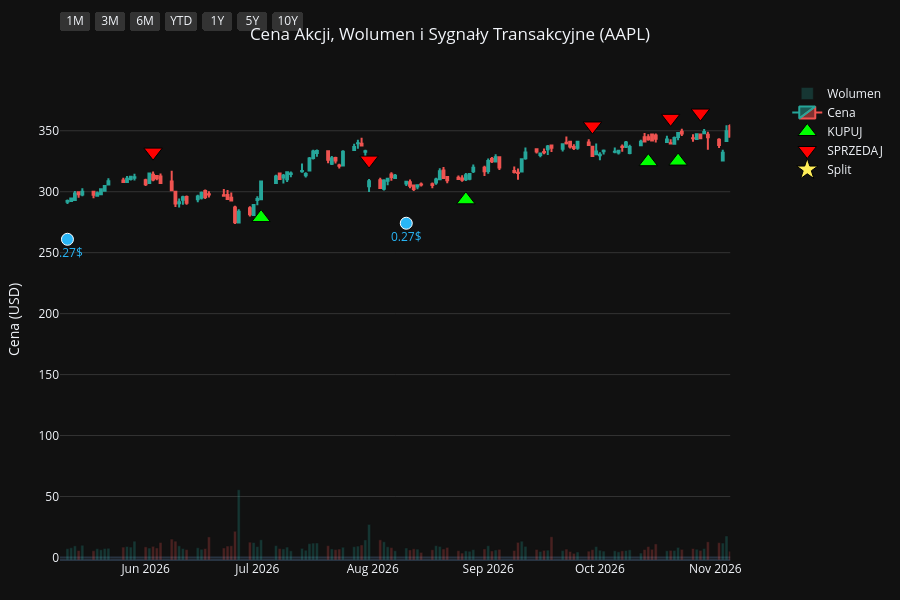
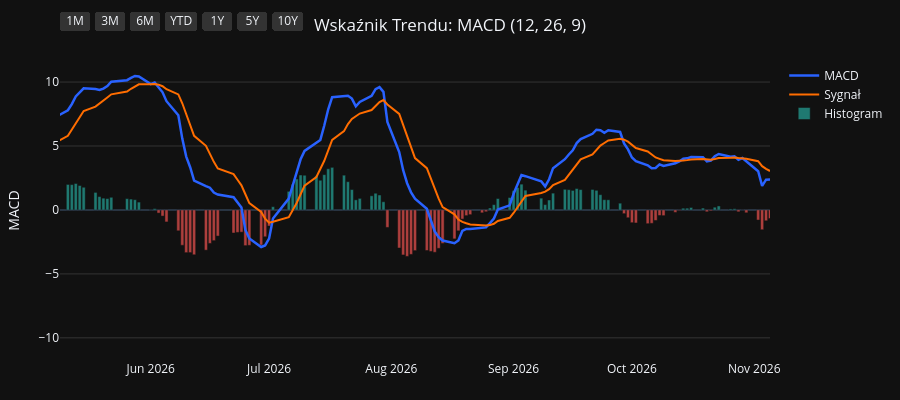
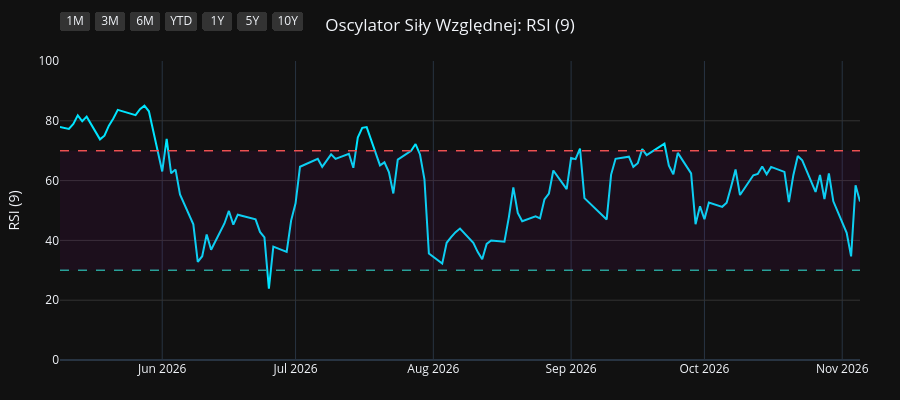
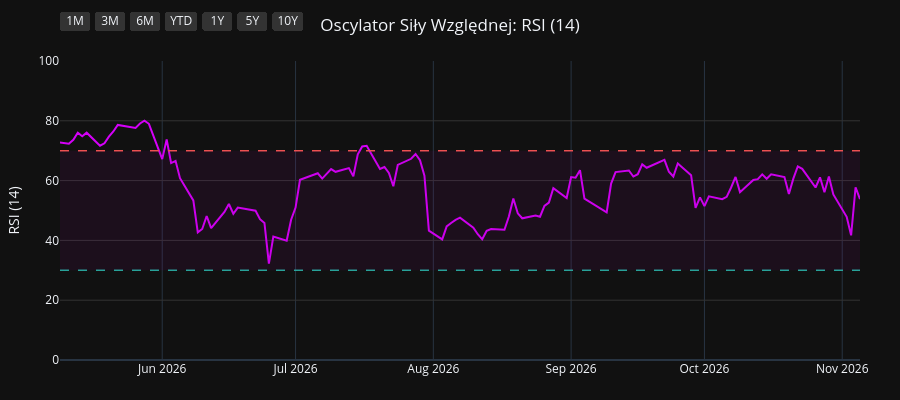

Notebook code cell kept with these figures, in order:
### Code cell
import os
import yfinance as yf
import pandas as pd
import pandas_ta as ta
import plotly.graph_objects as go
from plotly.subplots import make_subplots

# 1. Pobranie i przygotowanie danych
symbol = os.environ.get("STOCK_TICKER", "").strip().upper()
if not symbol:
    raise RuntimeError("Set STOCK_TICKER before running price_extractor.ipynb")
df = yf.Ticker(symbol).history(period="10y")
df.index = df.index.tz_localize(None)

# Wskaźniki i sygnały
df.ta.macd(fast=12, slow=26, signal=9, append=True)
df.ta.rsi(length=9, append=True)
df.ta.rsi(length=14, append=True)
df.ta.rsi(length=21, append=True)
df.dropna(inplace=True)

macd = df['MACD_12_26_9']
signal = df['MACDs_12_26_9']
wczorajszy_macd = macd.shift(1)
wczorajszy_signal = signal.shift(1)

df['Decyzja'] = 'BRAK'
df.loc[(macd > signal) & (wczorajszy_macd <= wczorajszy_signal), 'Decyzja'] = 'KUPUJ'
df.loc[(macd < signal) & (wczorajszy_macd >= wczorajszy_signal), 'Decyzja'] = 'SPRZEDAJ'

df_kupuj = df[df['Decyzja'] == 'KUPUJ']
df_sprzedaj = df[df['Decyzja'] == 'SPRZEDAJ']
df_dywidendy = df[df['Dividends'] > 0]
df_splity = df[df['Stock Splits'] > 0]

# Wspólna konfiguracja osi X
konfiguracja_osi_x = dict(
    type="date",
    showspikes=True, spikemode="across", spikesnap="cursor", spikedash="dot", spikecolor="#ffffff", spikethickness=1, hoverformat="%Y-%m-%d",
    rangeselector=dict(
        buttons=list([
            dict(count=1, label="1M", step="month", stepmode="backward"),
            dict(count=3, label="3M", step="month", stepmode="backward"),
            dict(count=6, label="6M", step="month", stepmode="backward"),
            dict(count=1, label="YTD", step="year", stepmode="todate"),
            dict(count=1, label="1Y", step="year", stepmode="backward"),
            dict(count=5, label="5Y", step="year", stepmode="backward"),
            dict(step="all", label="10Y")
        ]),
        bgcolor="#333333", activecolor="#2962ff", x=0, y=1.1
    )
)

# ==========================================
# WYKRES 1: CENA + WOLUMEN + SYGNAŁY
# ==========================================
fig1 = make_subplots(specs=[[{"secondary_y": True}]])

kolory_wolumenu = ['#26a69a' if row['Close'] >= row['Open'] else '#ef5350' for index, row in df.iterrows()]
fig1.add_trace(go.Bar(x=df.index, y=df['Volume'], marker_color=kolory_wolumenu, opacity=0.25, name='Wolumen'), secondary_y=True)
fig1.add_trace(go.Candlestick(x=df.index, open=df['Open'], high=df['High'], low=df['Low'], close=df['Close'], name='Cena', increasing_line_color='#26a69a', decreasing_line_color='#ef5350'), secondary_y=False)
fig1.add_trace(go.Scatter(x=df_kupuj.index, y=df_kupuj['Low'] * 0.95, customdata=df_kupuj[['Low', 'High']], mode='markers', marker=dict(symbol='triangle-up', size=16, color='#00ff00', line=dict(width=1, color='black')), name='KUPUJ', hovertemplate='KUPUJ<br>Najniższa: %{customdata[0]:.2f}<br>Najwyższa: %{customdata[1]:.2f}<extra></extra>'), secondary_y=False)
fig1.add_trace(go.Scatter(x=df_sprzedaj.index, y=df_sprzedaj['High'] * 1.05, customdata=df_sprzedaj[['Low', 'High']], mode='markers', marker=dict(symbol='triangle-down', size=16, color='#ff0000', line=dict(width=1, color='black')), name='SPRZEDAJ', hovertemplate='SPRZEDAJ<br>Najniższa: %{customdata[0]:.2f}<br>Najwyższa: %{customdata[1]:.2f}<extra></extra>'), secondary_y=False)

if not df_dywidendy.empty:
    fig1.add_trace(go.Scatter(x=df_dywidendy.index, y=df_dywidendy['Low'] * 0.90, mode='markers+text', marker=dict(symbol='circle', size=12, color='#29b6f6', line=dict(width=1, color='white')), text=df_dywidendy['Dividends'].apply(lambda x: f"{x}$"), textposition="bottom center", name='Dywidenda', showlegend=False, hovertemplate='Dywidenda: %{text}<extra></extra>', textfont=dict(color="#29b6f6")), secondary_y=False)
if not df_splity.empty:
                    fig1.add_trace(go.Scatter(x=df_splity.index, y=df_splity['High'], mode='markers+text', marker=dict(symbol='star', size=16, color='#ffee58', line=dict(width=1, color='black')), text=df_splity['Stock Splits'].apply(lambda x: f"{x:g}:1" if x >= 1 else f"1:{1 / x:g}"), textposition="top center", name='Split', hovertemplate='%{text}<extra></extra>', textfont=dict(color="#ffee58")), secondary_y=False)

fig1.update_layout(title=dict(text=f"Cena Akcji, Wolumen i Sygnały Transakcyjne ({symbol})", x=0.5, xanchor='center'), dragmode='pan', xaxis_rangeslider_visible=False, template='plotly_dark', height=600, hovermode='x unified', margin=dict(l=60, r=40, t=60, b=40))
fig1.update_xaxes(**konfiguracja_osi_x)
fig1.update_xaxes(range=[df.index.max() - pd.Timedelta(days=180), df.index.max()])
fig1.update_yaxes(title_text="Cena (USD)", secondary_y=False, gridcolor='#333333')
fig1.update_yaxes(range=[0, df['Volume'].max() * 4], showgrid=False, showticklabels=False, secondary_y=True)
fig1.show(config={'scrollZoom': True})

# ==========================================
# WYKRES 2: WSKAŹNIK MACD
# ==========================================
fig2 = go.Figure()
fig2.add_trace(go.Scatter(x=df.index, y=df['MACD_12_26_9'], line=dict(color='#2962ff', width=2.5), name='MACD'))
fig2.add_trace(go.Scatter(x=df.index, y=df['MACDs_12_26_9'], line=dict(color='#ff6d00', width=2), name='Sygnał'))
kolory_macd = ['#26a69a' if val >= 0 else '#ef5350' for val in df['MACDh_12_26_9']]
fig2.add_trace(go.Bar(x=df.index, y=df['MACDh_12_26_9'], marker_color=kolory_macd, name='Histogram', opacity=0.7))
fig2.update_layout(title=dict(text="Wskaźnik Trendu: MACD (12, 26, 9)", x=0.5, xanchor='center'), dragmode='pan', xaxis_rangeslider_visible=False, template='plotly_dark', height=400, hovermode='x unified', margin=dict(l=60, r=40, t=60, b=40))
fig2.update_xaxes(**konfiguracja_osi_x)
fig2.update_xaxes(range=[df.index.max() - pd.Timedelta(days=180), df.index.max()])
fig2.update_yaxes(title_text="MACD", gridcolor='#333333')
fig2.show(config={'scrollZoom': True})

# ==========================================
# WYKRES 3: OSCYLATOR RSI (9)
# ==========================================
fig3 = go.Figure()
fig3.add_trace(go.Scatter(x=df.index, y=df['RSI_9'], line=dict(color='#00e5ff', width=2), name='RSI (9)'))
fig3.add_hline(y=70, line_dash="dash", line_color="#ef5350", line_width=1.5)
fig3.add_hline(y=30, line_dash="dash", line_color="#26a69a", line_width=1.5)
fig3.add_hrect(y0=30, y1=70, line_width=0, fillcolor="purple", opacity=0.1)
fig3.update_layout(title=dict(text="Oscylator Siły Względnej: RSI (9)", x=0.5, xanchor='center'), dragmode='pan', xaxis_rangeslider_visible=False, template='plotly_dark', height=400, hovermode='x unified', margin=dict(l=60, r=40, t=60, b=40))
fig3.update_xaxes(**konfiguracja_osi_x)
fig3.update_xaxes(range=[df.index.max() - pd.Timedelta(days=180), df.index.max()])
fig3.update_yaxes(title_text="RSI (9)", range=[0, 100], gridcolor='#333333')
fig3.show(config={'scrollZoom': True})

# ==========================================
# WYKRES 4: OSCYLATOR RSI (14)
# ==========================================
fig4 = go.Figure()
fig4.add_trace(go.Scatter(x=df.index, y=df['RSI_14'], line=dict(color='#d500f9', width=2), name='RSI (14)'))
fig4.add_hline(y=70, line_dash="dash", line_color="#ef5350", line_width=1.5)
fig4.add_hline(y=30, line_dash="dash", line_color="#26a69a", line_width=1.5)
fig4.add_hrect(y0=30, y1=70, line_width=0, fillcolor="purple", opacity=0.1)
fig4.update_layout(title=dict(text="Oscylator Siły Względnej: RSI (14)", x=0.5, xanchor='center'), dragmode='pan', xaxis_rangeslider_visible=False, template='plotly_dark', height=400, hovermode='x unified', margin=dict(l=60, r=40, t=60, b=40))
fig4.update_xaxes(**konfiguracja_osi_x)
fig4.update_xaxes(range=[df.index.max() - pd.Timedelta(days=180), df.index.max()])
fig4.update_yaxes(title_text="RSI (14)", range=[0, 100], gridcolor='#333333')
fig4.show(config={'scrollZoom': True})

# ==========================================
# WYKRES 5: OSCYLATOR RSI (21)
# ==========================================
fig5 = go.Figure()
fig5.add_trace(go.Scatter(x=df.index, y=df['RSI_21'], line=dict(color='#64dd17', width=2), name='RSI (21)'))
fig5.add_hline(y=70, line_dash="dash", line_color="#ef5350", line_width=1.5)
fig5.add_hline(y=30, line_dash="dash", line_color="#26a69a", line_width=1.5)
fig5.add_hrect(y0=30, y1=70, line_width=0, fillcolor="purple", opacity=0.1)
fig5.update_layout(title=dict(text="Oscylator Siły Względnej: RSI (21)", x=0.5, xanchor='center'), dragmode='pan', xaxis_rangeslider_visible=False, template='plotly_dark', height=400, hovermode='x unified', margin=dict(l=60, r=40, t=60, b=40))
fig5.update_xaxes(**konfiguracja_osi_x)
fig5.update_xaxes(range=[df.index.max() - pd.Timedelta(days=180), df.index.max()])
fig5.update_yaxes(title_text="RSI (21)", range=[0, 100], gridcolor='#333333')
fig5.show(config={'scrollZoom': True})

### Figure 1 — Plotly figure (JSON) as saved in the notebook; plotly's stock layout.template omitted (floating-point values rounded to 4 significant figures; data arrays with more than 128 entries replaced by an {"elided": "..."} marker saying what was removed)
{"data": [{"marker": {"color": {"elided": "2480 str values"}}, "name": "Wolumen", "opacity": 0.25, "type": "bar", "x": {"elided": "2480 str values"}, "xaxis": "x", "y": {"elided": "2480 int values"}, "yaxis": "y2"}, {"close": {"elided": "2480 float values"}, "decreasing": {"line": {"color": "#ef5350"}}, "high": {"elided": "2480 float values"}, "increasing": {"line": {"color": "#26a69a"}}, "low": {"elided": "2480 float values"}, "name": "Cena", "open": {"elided": "2480 float values"}, "type": "candlestick", "x": {"elided": "2480 str values"}, "xaxis": "x", "yaxis": "y"}, {"customdata": {"elided": "91x2 float values"}, "hovertemplate": "KUPUJ<br>Najniższa: %{customdata[0]:.2f}<br>Najwyższa: %{customdata[1]:.2f}<extra></extra>", "marker": {"color": "#00ff00", "line": {"color": "black", "width": 1}, "size": 16, "symbol": "triangle-up"}, "mode": "markers", "name": "KUPUJ", "type": "scatter", "x": ["2017-01-10T00:00:00", "2017-01-25T00:00:00", "2017-02-01T00:00:00", "2017-05-01T00:00:00", "2017-07-10T00:00:00", "2017-08-29T00:00:00", "2017-10-06T00:00:00", "2017-12-18T00:00:00", "2018-01-08T00:00:00", "2018-02-14T00:00:00", "2018-04-10T00:00:00", "2018-05-02T00:00:00", "2018-06-06T00:00:00", "2018-07-09T00:00:00", "2018-08-01T00:00:00", "2018-10-02T00:00:00", "2018-12-03T00:00:00", "2018-12-12T00:00:00", "2018-12-28T00:00:00", "2019-03-12T00:00:00", "2019-04-02T00:00:00", "2019-04-18T00:00:00", "2019-06-06T00:00:00", "2019-07-23T00:00:00", "2019-08-19T00:00:00", "2019-09-05T00:00:00", "2019-10-07T00:00:00", "2019-12-16T00:00:00", "2020-03-27T00:00:00", "2020-06-08T00:00:00", "2020-07-08T00:00:00", "2020-07-20T00:00:00", "2020-07-31T00:00:00", "2020-10-01T00:00:00", "2020-11-06T00:00:00", "2020-12-01T00:00:00", "2021-01-22T00:00:00", "2021-03-15T00:00:00", "2021-06-07T00:00:00", "2021-08-17T00:00:00", "2021-08-31T00:00:00", "2021-10-14T00:00:00", "2021-11-17T00:00:00", "2022-02-01T00:00:00", "2022-03-18T00:00:00", "2022-05-27T00:00:00", "2022-06-23T00:00:00", "2022-10-17T00:00:00", "2022-11-11T00:00:00", "2023-01-09T00:00:00", "2023-03-16T00:00:00", "2023-04-19T00:00:00", "2023-05-01T00:00:00", "2023-05-05T00:00:00", "2023-05-18T00:00:00", "2023-05-31T00:00:00", "2023-06-27T00:00:00", "2023-08-25T00:00:00", "2023-10-04T00:00:00", "2023-11-02T00:00:00", "2023-12-08T00:00:00", "2023-12-13T00:00:00", "2024-01-19T00:00:00", "2024-03-18T00:00:00", "2024-04-25T00:00:00", "2024-06-05T00:00:00", "2024-06-07T00:00:00", "2024-06-11T00:00:00", "2024-07-02T00:00:00", "2024-08-14T00:00:00", "2024-09-20T00:00:00", "2024-10-10T00:00:00", "2024-11-19T00:00:00", "2025-01-29T00:00:00", "2025-03-25T00:00:00", "2025-04-15T00:00:00", "2025-05-12T00:00:00", "2025-06-06T00:00:00", "2025-06-23T00:00:00", "2025-08-07T00:00:00", "2025-09-03T00:00:00", "2025-09-19T00:00:00", "2025-10-23T00:00:00", "2025-11-28T00:00:00", "2026-01-28T00:00:00", "2026-02-24T00:00:00", "2026-03-31T00:00:00", "2026-07-02T00:00:00", "2026-08-26T00:00:00", "2026-10-14T00:00:00", "2026-10-22T00:00:00"], "xaxis": "x", "y": [25.83, 26.27, 27.73, 31.79, 31.57, 35.37, 34.17, 38.8, 38.59, 36.29, 38.21, 38.72, 42.92, 42.34, 44.13, 50.86, 40.81, 38.06, 34.81, 40.57, 43.21, 45.81, 41.36, 47.06, 47.87, 48.21, 51.47, 63.32, 56.61, 75.2, 86.47, 88.28, 92.66, 106.6, 107.1, 110.7, 124.5, 111.2, 115.5, 138.1, 140.2, 131.1, 140.1, 159.9, 148.4, 135.2, 126.2, 130.7, 134.7, 121.2, 141.7, 154.7, 157.6, 159.6, 161.5, 165.5, 173.8, 164.8, 160.3, 164.5, 181.8, 182.9, 177.2, 163.1, 158.0, 183.4, 182.7, 182.2, 202.4, 207.0, 214.4, 214.0, 213.8, 220.7, 207.8, 188.6, 195.5, 191.0, 188.1, 204.8, 221.8, 227.4, 244.2, 261.5, 241.1, 253.9, 234.3, 278.8, 293.4, 324.6, 325.2], "yaxis": "y"}, {"customdata": {"elided": "92x2 float values"}, "hovertemplate": "SPRZEDAJ<br>Najniższa: %{customdata[0]:.2f}<br>Najwyższa: %{customdata[1]:.2f}<extra></extra>", "marker": {"color": "#ff0000", "line": {"color": "black", "width": 1}, "size": 16, "symbol": "triangle-down"}, "mode": "markers", "name": "SPRZEDAJ", "type": "scatter", "x": ["2016-12-30T00:00:00", "2017-01-20T00:00:00", "2017-01-31T00:00:00", "2017-02-27T00:00:00", "2017-05-22T00:00:00", "2017-08-21T00:00:00", "2017-09-06T00:00:00", "2017-11-16T00:00:00", "2017-12-26T00:00:00", "2018-01-24T00:00:00", "2018-03-19T00:00:00", "2018-04-20T00:00:00", "2018-05-25T00:00:00", "2018-06-08T00:00:00", "2018-07-30T00:00:00", "2018-09-07T00:00:00", "2018-10-08T00:00:00", "2018-12-10T00:00:00", "2018-12-20T00:00:00", "2019-03-06T00:00:00", "2019-03-28T00:00:00", "2019-04-15T00:00:00", "2019-04-26T00:00:00", "2019-07-17T00:00:00", "2019-08-02T00:00:00", "2019-08-27T00:00:00", "2019-09-24T00:00:00", "2019-11-20T00:00:00", "2020-01-24T00:00:00", "2020-05-27T00:00:00", "2020-06-29T00:00:00", "2020-07-17T00:00:00", "2020-07-21T00:00:00", "2020-09-03T00:00:00", "2020-10-21T00:00:00", "2020-11-23T00:00:00", "2021-01-05T00:00:00", "2021-02-01T00:00:00", "2021-04-29T00:00:00", "2021-07-21T00:00:00", "2021-08-18T00:00:00", "2021-09-10T00:00:00", "2021-11-10T00:00:00", "2021-12-17T00:00:00", "2022-02-17T00:00:00", "2022-04-08T00:00:00", "2022-06-13T00:00:00", "2022-08-22T00:00:00", "2022-11-04T00:00:00", "2022-11-29T00:00:00", "2023-02-21T00:00:00", "2023-04-11T00:00:00", "2023-04-20T00:00:00", "2023-05-02T00:00:00", "2023-05-16T00:00:00", "2023-05-22T00:00:00", "2023-06-26T00:00:00", "2023-07-10T00:00:00", "2023-09-11T00:00:00", "2023-10-20T00:00:00", "2023-11-30T00:00:00", "2023-12-11T00:00:00", "2023-12-19T00:00:00", "2024-01-31T00:00:00", "2024-04-19T00:00:00", "2024-05-29T00:00:00", "2024-06-06T00:00:00", "2024-06-10T00:00:00", "2024-06-25T00:00:00", "2024-07-18T00:00:00", "2024-09-04T00:00:00", "2024-10-07T00:00:00", "2024-10-25T00:00:00", "2024-12-30T00:00:00", "2025-03-03T00:00:00", "2025-04-03T00:00:00", "2025-05-08T00:00:00", "2025-05-22T00:00:00", "2025-06-11T00:00:00", "2025-07-29T00:00:00", "2025-08-25T00:00:00", "2025-09-10T00:00:00", "2025-10-07T00:00:00", "2025-11-07T00:00:00", "2025-12-08T00:00:00", "2026-02-13T00:00:00", "2026-03-02T00:00:00", "2026-06-03T00:00:00", "2026-07-31T00:00:00", "2026-09-29T00:00:00", "2026-10-20T00:00:00", "2026-10-28T00:00:00"], "xaxis": "x", "y": [28.29, 29.07, 29.3, 33.32, 37.62, 38.58, 39.83, 42.15, 42.05, 43.48, 43.7, 42.16, 46.88, 47.46, 47.51, 55.9, 55.76, 42.34, 40.35, 43.87, 47.39, 49.96, 51.25, 51.47, 51.8, 52.53, 56.05, 67.23, 81.69, 80.93, 91.97, 98.68, 100.8, 131.1, 120.8, 119.9, 134.3, 138.0, 139.9, 149.4, 154.4, 159.2, 154.0, 177.9, 176.5, 176.4, 139.0, 174.9, 147.2, 149.4, 156.3, 167.7, 173.4, 176.0, 179.1, 180.8, 194.6, 196.6, 186.8, 181.7, 197.4, 200.7, 204.3, 194.1, 172.8, 200.0, 204.4, 205.2, 219.9, 239.7, 230.9, 235.0, 242.8, 264.3, 254.7, 216.5, 208.8, 211.9, 213.7, 224.5, 239.9, 243.1, 269.3, 284.9, 292.9, 274.9, 279.4, 332.5, 325.9, 353.9, 360.2, 364.5], "yaxis": "y"}, {"hovertemplate": "Dywidenda: %{text}<extra></extra>", "marker": {"color": "#29b6f6", "line": {"color": "white", "width": 1}, "size": 12, "symbol": "circle"}, "mode": "markers+text", "name": "Dywidenda", "showlegend": false, "text": ["0.1425$", "0.1575$", "0.1575$", "0.1575$", "0.1575$", "0.1825$", "0.1825$", "0.1825$", "0.1825$", "0.1925$", "0.1925$", "0.1925$", "0.1925$", "0.205$", "0.205$", "0.205$", "0.205$", "0.22$", "0.22$", "0.22$", "0.22$", "0.23$", "0.23$", "0.23$", "0.23$", "0.24$", "0.24$", "0.24$", "0.24$", "0.25$", "0.25$", "0.25$", "0.25$", "0.26$", "0.26$", "0.26$", "0.26$", "0.27$", "0.27$"], "textfont": {"color": "#29b6f6"}, "textposition": "bottom center", "type": "scatter", "x": ["2017-02-09T00:00:00", "2017-05-11T00:00:00", "2017-08-10T00:00:00", "2017-11-10T00:00:00", "2018-02-09T00:00:00", "2018-05-11T00:00:00", "2018-08-10T00:00:00", "2018-11-08T00:00:00", "2019-02-08T00:00:00", "2019-05-10T00:00:00", "2019-08-09T00:00:00", "2019-11-07T00:00:00", "2020-02-07T00:00:00", "2020-05-08T00:00:00", "2020-08-07T00:00:00", "2020-11-06T00:00:00", "2021-02-05T00:00:00", "2021-05-07T00:00:00", "2021-08-06T00:00:00", "2021-11-05T00:00:00", "2022-02-04T00:00:00", "2022-05-06T00:00:00", "2022-08-05T00:00:00", "2022-11-04T00:00:00", "2023-02-10T00:00:00", "2023-05-12T00:00:00", "2023-08-11T00:00:00", "2023-11-10T00:00:00", "2024-02-09T00:00:00", "2024-05-10T00:00:00", "2024-08-12T00:00:00", "2024-11-08T00:00:00", "2025-02-10T00:00:00", "2025-05-12T00:00:00", "2025-08-11T00:00:00", "2025-11-10T00:00:00", "2026-02-09T00:00:00", "2026-05-11T00:00:00", "2026-08-10T00:00:00"], "xaxis": "x", "y": [27.24, 31.78, 32.39, 36.63, 31.71, 39.72, 43.94, 44.11, 36.09, 41.46, 43.03, 55.9, 69.03, 66.23, 96.2, 101.5, 118.9, 113.5, 127.8, 131.9, 150.2, 135.9, 143.9, 118.8, 132.1, 151.6, 156.8, 163.2, 167.4, 162.4, 192.4, 202.3, 203.2, 185.2, 201.5, 240.1, 244.1, 261.0, 274.1], "yaxis": "y"}, {"hovertemplate": "%{text}<extra></extra>", "marker": {"color": "#ffee58", "line": {"color": "black", "width": 1}, "size": 16, "symbol": "star"}, "mode": "markers+text", "name": "Split", "text": ["4:1"], "textfont": {"color": "#ffee58"}, "textposition": "top center", "type": "scatter", "x": ["2020-08-31T00:00:00"], "xaxis": "x", "y": [127.0], "yaxis": "y"}], "layout": {"dragmode": "pan", "height": 600, "hovermode": "x unified", "margin": {"b": 40, "l": 60, "r": 40, "t": 60}, "title": {"text": "Cena Akcji, Wolumen i Sygnały Transakcyjne (AAPL)", "x": 0.5, "xanchor": "center"}, "xaxis": {"anchor": "y", "domain": [0.0, 0.94], "hoverformat": "%Y-%m-%d", "range": ["2026-05-09T00:00:00", "2026-11-05T00:00:00"], "rangeselector": {"activecolor": "#2962ff", "bgcolor": "#333333", "buttons": [{"count": 1, "label": "1M", "step": "month", "stepmode": "backward"}, {"count": 3, "label": "3M", "step": "month", "stepmode": "backward"}, {"count": 6, "label": "6M", "step": "month", "stepmode": "backward"}, {"count": 1, "label": "YTD", "step": "year", "stepmode": "todate"}, {"count": 1, "label": "1Y", "step": "year", "stepmode": "backward"}, {"count": 5, "label": "5Y", "step": "year", "stepmode": "backward"}, {"label": "10Y", "step": "all"}], "x": 0, "y": 1.1}, "rangeslider": {"visible": false}, "showspikes": true, "spikecolor": "#ffffff", "spikedash": "dot", "spikemode": "across", "spikesnap": "cursor", "spikethickness": 1, "type": "date"}, "yaxis": {"anchor": "x", "domain": [0.0, 1.0], "gridcolor": "#333333", "title": {"text": "Cena (USD)"}}, "yaxis2": {"anchor": "x", "overlaying": "y", "range": [0, 1791760000], "showgrid": false, "showticklabels": false, "side": "right"}}}

### Figure 2 — Plotly figure (JSON) as saved in the notebook; plotly's stock layout.template omitted (floating-point values rounded to 4 significant figures; data arrays with more than 128 entries replaced by an {"elided": "..."} marker saying what was removed)
{"data": [{"line": {"color": "#2962ff", "width": 2.5}, "name": "MACD", "type": "scatter", "x": {"elided": "2480 str values"}, "y": {"elided": "2480 float values"}}, {"line": {"color": "#ff6d00", "width": 2}, "name": "Sygnał", "type": "scatter", "x": {"elided": "2480 str values"}, "y": {"elided": "2480 float values"}}, {"marker": {"color": {"elided": "2480 str values"}}, "name": "Histogram", "opacity": 0.7, "type": "bar", "x": {"elided": "2480 str values"}, "y": {"elided": "2480 float values"}}], "layout": {"dragmode": "pan", "height": 400, "hovermode": "x unified", "margin": {"b": 40, "l": 60, "r": 40, "t": 60}, "title": {"text": "Wskaźnik Trendu: MACD (12, 26, 9)", "x": 0.5, "xanchor": "center"}, "xaxis": {"hoverformat": "%Y-%m-%d", "range": ["2026-05-09T00:00:00", "2026-11-05T00:00:00"], "rangeselector": {"activecolor": "#2962ff", "bgcolor": "#333333", "buttons": [{"count": 1, "label": "1M", "step": "month", "stepmode": "backward"}, {"count": 3, "label": "3M", "step": "month", "stepmode": "backward"}, {"count": 6, "label": "6M", "step": "month", "stepmode": "backward"}, {"count": 1, "label": "YTD", "step": "year", "stepmode": "todate"}, {"count": 1, "label": "1Y", "step": "year", "stepmode": "backward"}, {"count": 5, "label": "5Y", "step": "year", "stepmode": "backward"}, {"label": "10Y", "step": "all"}], "x": 0, "y": 1.1}, "rangeslider": {"visible": false}, "showspikes": true, "spikecolor": "#ffffff", "spikedash": "dot", "spikemode": "across", "spikesnap": "cursor", "spikethickness": 1, "type": "date"}, "yaxis": {"gridcolor": "#333333", "title": {"text": "MACD"}}}}

### Figure 3 — Plotly figure (JSON) as saved in the notebook; plotly's stock layout.template omitted (floating-point values rounded to 4 significant figures; data arrays with more than 128 entries replaced by an {"elided": "..."} marker saying what was removed)
{"data": [{"line": {"color": "#00e5ff", "width": 2}, "name": "RSI (9)", "type": "scatter", "x": {"elided": "2480 str values"}, "y": {"elided": "2480 float values"}}], "layout": {"dragmode": "pan", "height": 400, "hovermode": "x unified", "margin": {"b": 40, "l": 60, "r": 40, "t": 60}, "shapes": [{"line": {"color": "#ef5350", "dash": "dash", "width": 1.5}, "type": "line", "x0": 0, "x1": 1, "xref": "x domain", "y0": 70, "y1": 70, "yref": "y"}, {"line": {"color": "#26a69a", "dash": "dash", "width": 1.5}, "type": "line", "x0": 0, "x1": 1, "xref": "x domain", "y0": 30, "y1": 30, "yref": "y"}, {"fillcolor": "purple", "line": {"width": 0}, "opacity": 0.1, "type": "rect", "x0": 0, "x1": 1, "xref": "x domain", "y0": 30, "y1": 70, "yref": "y"}], "title": {"text": "Oscylator Siły Względnej: RSI (9)", "x": 0.5, "xanchor": "center"}, "xaxis": {"hoverformat": "%Y-%m-%d", "range": ["2026-05-09T00:00:00", "2026-11-05T00:00:00"], "rangeselector": {"activecolor": "#2962ff", "bgcolor": "#333333", "buttons": [{"count": 1, "label": "1M", "step": "month", "stepmode": "backward"}, {"count": 3, "label": "3M", "step": "month", "stepmode": "backward"}, {"count": 6, "label": "6M", "step": "month", "stepmode": "backward"}, {"count": 1, "label": "YTD", "step": "year", "stepmode": "todate"}, {"count": 1, "label": "1Y", "step": "year", "stepmode": "backward"}, {"count": 5, "label": "5Y", "step": "year", "stepmode": "backward"}, {"label": "10Y", "step": "all"}], "x": 0, "y": 1.1}, "rangeslider": {"visible": false}, "showspikes": true, "spikecolor": "#ffffff", "spikedash": "dot", "spikemode": "across", "spikesnap": "cursor", "spikethickness": 1, "type": "date"}, "yaxis": {"gridcolor": "#333333", "range": [0, 100], "title": {"text": "RSI (9)"}}}}

### Figure 4 — Plotly figure (JSON) as saved in the notebook; plotly's stock layout.template omitted (floating-point values rounded to 4 significant figures; data arrays with more than 128 entries replaced by an {"elided": "..."} marker saying what was removed)
{"data": [{"line": {"color": "#d500f9", "width": 2}, "name": "RSI (14)", "type": "scatter", "x": {"elided": "2480 str values"}, "y": {"elided": "2480 float values"}}], "layout": {"dragmode": "pan", "height": 400, "hovermode": "x unified", "margin": {"b": 40, "l": 60, "r": 40, "t": 60}, "shapes": [{"line": {"color": "#ef5350", "dash": "dash", "width": 1.5}, "type": "line", "x0": 0, "x1": 1, "xref": "x domain", "y0": 70, "y1": 70, "yref": "y"}, {"line": {"color": "#26a69a", "dash": "dash", "width": 1.5}, "type": "line", "x0": 0, "x1": 1, "xref": "x domain", "y0": 30, "y1": 30, "yref": "y"}, {"fillcolor": "purple", "line": {"width": 0}, "opacity": 0.1, "type": "rect", "x0": 0, "x1": 1, "xref": "x domain", "y0": 30, "y1": 70, "yref": "y"}], "title": {"text": "Oscylator Siły Względnej: RSI (14)", "x": 0.5, "xanchor": "center"}, "xaxis": {"hoverformat": "%Y-%m-%d", "range": ["2026-05-09T00:00:00", "2026-11-05T00:00:00"], "rangeselector": {"activecolor": "#2962ff", "bgcolor": "#333333", "buttons": [{"count": 1, "label": "1M", "step": "month", "stepmode": "backward"}, {"count": 3, "label": "3M", "step": "month", "stepmode": "backward"}, {"count": 6, "label": "6M", "step": "month", "stepmode": "backward"}, {"count": 1, "label": "YTD", "step": "year", "stepmode": "todate"}, {"count": 1, "label": "1Y", "step": "year", "stepmode": "backward"}, {"count": 5, "label": "5Y", "step": "year", "stepmode": "backward"}, {"label": "10Y", "step": "all"}], "x": 0, "y": 1.1}, "rangeslider": {"visible": false}, "showspikes": true, "spikecolor": "#ffffff", "spikedash": "dot", "spikemode": "across", "spikesnap": "cursor", "spikethickness": 1, "type": "date"}, "yaxis": {"gridcolor": "#333333", "range": [0, 100], "title": {"text": "RSI (14)"}}}}
